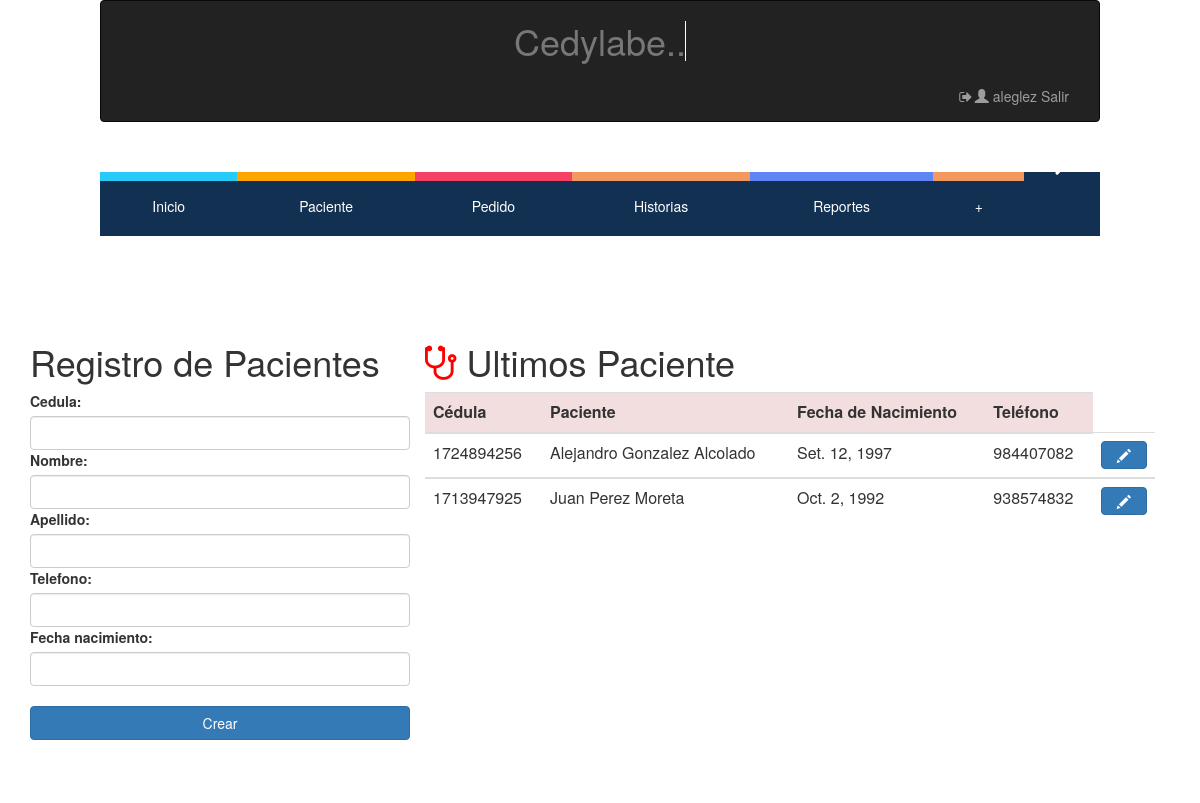
Page /crear/paciente/ (signed in) on the earlier database version.
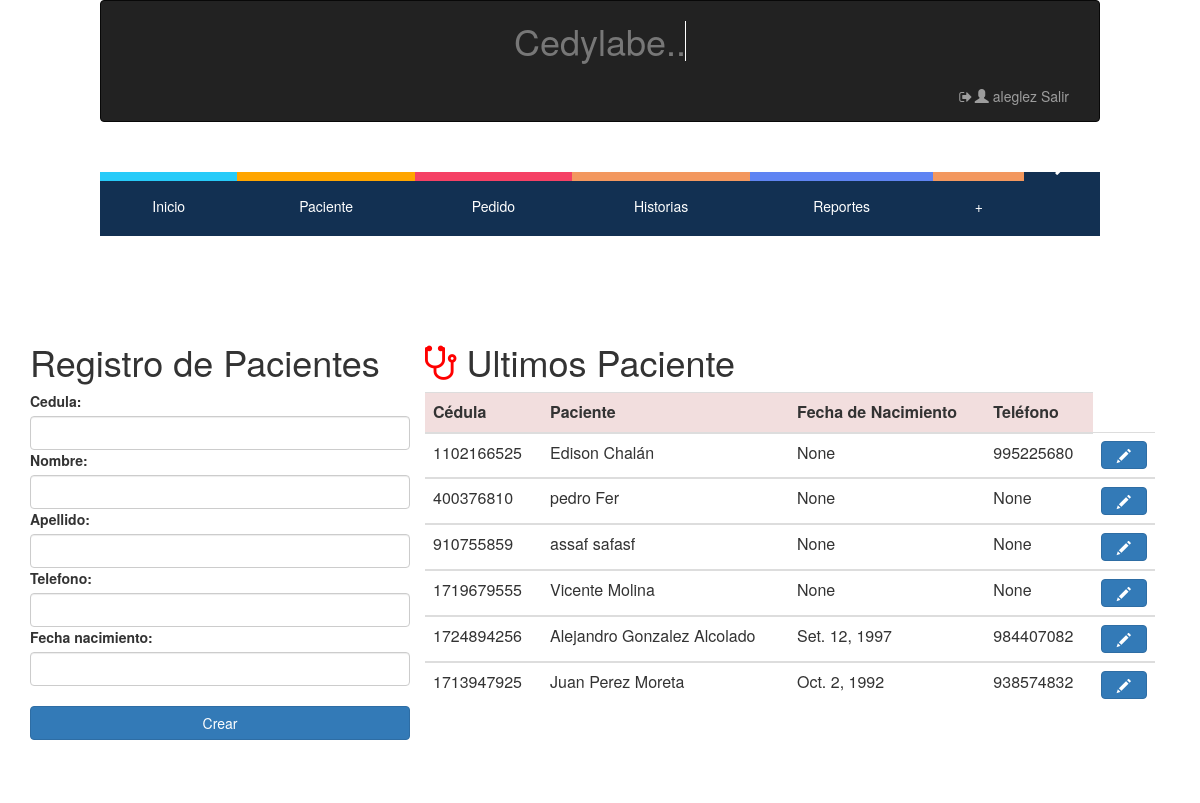
Same page on the later database version.
### hcapp/models.py (models this page shows, shortened)
class Paciente (models.Model):
    Cedula = models.IntegerField(null=False, blank=False, unique=True, error_messages={'unique':"Ya existe un paciente con esta cédula en el sistema"}) # es necesaria?
    Nombre = models.CharField(max_length=128, null=False, blank=False)
    Apellido = models.CharField(max_length=128, null=False, blank=False)
    Telefono = models.IntegerField(validators=[MaxValueValidator(9999999999)], null=True, blank=True)
    Fecha_nacimiento= models.DateField(null= True, blank=True)
    Fecha_ingreso= models.DateField(auto_now=True, auto_now_add=False)
    '''def save(self, *args, **kwargs):
        if not self.Edad:
            self.Edad = calculate_age(self.Fecha_nacimiento)
        super(Paciente, self).save(*args, **kwargs)'''

### hcapp/views.py (the view)
# urls.py: url(r'^crear/paciente/$',login_required(views.CrearPaciente.as_view()) ,name="Crear-Paciente"),
class CrearPaciente(generic.CreateView):
    model = Paciente
    fields = ['Cedula','Nombre','Apellido','Telefono','Fecha_nacimiento']
    template_name_suffix ='_form'
    success_url =reverse_lazy('hcapp:Crear-Paciente')
    def get_form(self, form_class=None ):
        form = super(CrearPaciente, self).get_form(form_class)
        form.fields['Cedula'].validators=[validar_cedula]
        for x, y in form.fields.items():
            form.fields[x].widget.attrs.update({'class': 'form-control'})
        return form
    def get_context_data(self, **kwargs):
        ctx = super(CrearPaciente, self).get_context_data(**kwargs)
        ultimos=Paciente.objects.all().order_by('-Fecha_ingreso')[:10]
        ctx['ultimos'] = ultimos
        return ctx

### hcapp/templates/hcapp/paciente_form.html (shortened to what this page needs)
{% extends "hcapp/index.html" %}
{% load staticfiles %}
{% block contenido %}
<div class="container">
  <div class="col-md-4">
    <form name="formulario_pacientes" method="post">
      <div class="form-group row">
        <h1><center>Registro de Pacientes</center></h1>
          <div>
            {% include 'hcapp/form_template.html' %}
           <br>
            <button class="btn btn-primary btn-block"> Crear </button>
          <br>
          </div>
      </div>
    </form>
  </div>
  <div class="col-md-8">
    <table class="table Contextual Classes" border="0">
      <thead>
      <tr colspan="4" align="center"><center><h1><i class="fa fa-stethoscope" style="font-size:40px;color: red;"></i> Ultimos Paciente</h1></center></tr>
        <tr class="danger">
          <th>Cédula   </th>
          <th>Paciente </th>
          <th>Fecha de Nacimiento </th>
          <th>Teléfono </th>
        </tr>
      </thead>
       {% for paciente in ultimos %}
      <tbody>
        <tr>
          <td>
            {{paciente.Cedula}}
          </td>
          <td>
            {{paciente.Nombre }}  {{paciente.Apellido}}
          </td>
          <td>
            {{paciente.Fecha_nacimiento}}
          </td>
          <td>
            {{paciente.Telefono}}
          </td>
          <th>
            <button class="btn btn-primary btn-block" type="button" id="modificar_paciente"  onclick="window.location.href='/editar/paciente/{{ paciente.pk }}'">  <span class="glyphicon glyphicon-pencil"></span></button>
          </th>
        </tr>
      </tbody>
      {% endfor %}
    </table>
  </div>
</div>
{% endblock contenido %}

Differences in the rows shown:
added Paciente: Cedula "1102166525", Nombre "Edison", Apellido "Chalán", Fecha_nacimiento "None", Telefono "995225680"
added Paciente: Cedula "400376810", Nombre "pedro", Apellido "Fer", Fecha_nacimiento "None", Telefono "None"
added Paciente: Cedula "910755859", Nombre "assaf", Apellido "safasf", Fecha_nacimiento "None", Telefono "None"
added Paciente: Cedula "1719679555", Nombre "Vicente", Apellido "Molina", Fecha_nacimiento "None", Telefono "None"
